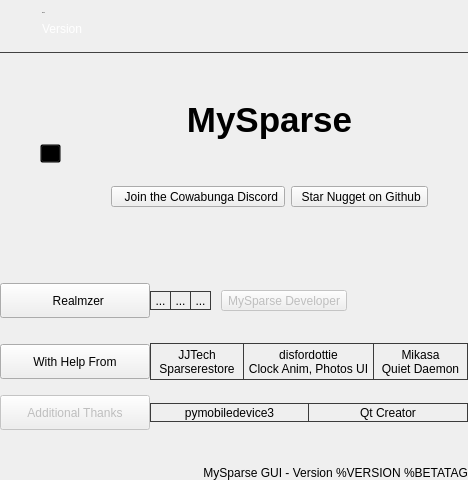
            <widget class="QWidget" name="homePage">
             <property name="font">
              <font>
               <family>.AppleSystemUIFont</family>
              </font>
             </property>
             <layout class="QVBoxLayout" name="verticalLayout_2">
              <property name="leftMargin">
               <number>0</number>
              </property>
              <property name="topMargin">
               <number>0</number>
              </property>
              <property name="rightMargin">
               <number>0</number>
              </property>
              <property name="bottomMargin">
               <number>0</number>
              </property>
              <item>
               <widget class="QWidget" name="horizontalWidget" native="true">
                <layout class="QHBoxLayout" name="horizontalLayout">
                 <property name="spacing">
                  <number>10</number>
                 </property>
                 <property name="leftMargin">
                  <number>0</number>
                 </property>
                 <property name="topMargin">
                  <number>9</number>
                 </property>
                 <property name="rightMargin">
                  <number>0</number>
                 </property>
                 <property name="bottomMargin">
                  <number>9</number>
                 </property>
                 <item>
                  <widget class="QToolButton" name="toolButton_9">
                   <property name="enabled">
                    <bool>false</bool>
                   </property>
                   <property name="styleSheet">
                    <string notr="true">QToolButton {
	icon-size: 24px;
	background-color: transparent;
	padding-left: 0px;
	padding-right: 5px;
	border-radius: 0px;
}</string>
                   </property>
                   <property name="icon">
                    <iconset>
                     <normaloff>:/icon/phone.svg</normaloff>:/icon/phone.svg</iconset>
                   </property>
                  </widget>
                 </item>
                 <item>
                  <widget class="QWidget" name="verticalWidget" native="true">
                   <layout class="QVBoxLayout" name="verticalLayout_3">
                    <property name="spacing">
                     <number>6</number>
                    </property>
                    <property name="leftMargin">
                     <number>0</number>
                    </property>
                    <property name="topMargin">
                     <number>0</number>
                    </property>
                    <property name="rightMargin">
                     <number>0</number>
                    </property>
                    <property name="bottomMargin">
                     <number>0</number>
                    </property>
                    <item>
                     <widget class="QLabel" name="phoneNameLbl">
                      <property name="font">
                       <font>
                        <pointsize>-1</pointsize>
                        <bold>false</bold>
                       </font>
                      </property>
                      <property name="text">
                       <string>Phone</string>
                      </property>
                     </widget>
                    </item>
                    <item>
                     <widget class="QLabel" name="phoneVersionLbl">
                      <property name="cursor">
                       <cursorShape>PointingHandCursor</cursorShape>
                      </property>
                      <property name="text">
                       <string>&lt;a style=&quot;text-decoration:none; color: white&quot; href=&quot;#&quot;&gt;Version&lt;/a&gt;</string>
                      </property>
                      <property name="textFormat">
                       <enum>Qt::RichText</enum>
                      </property>
                      <property name="openExternalLinks">
                       <bool>false</bool>
                      </property>
                     </widget>
                    </item>
                   </layout>
                  </widget>
                 </item>
                 <item>
                  <spacer name="horizontalSpacer_3">
                   <property name="orientation">
                    <enum>Qt::Horizontal</enum>
                   </property>
                   <property name="sizeHint" stdset="0">
                    <size>
                     <width>40</width>
                     <height>20</height>
                    </size>
                   </property>
                  </spacer>
                 </item>
                </layout>
               </widget>
              </item>
              <item>
               <widget class="Line" name="line_4">
                <property name="styleSheet">
                 <string notr="true">QFrame {
	color: #414141;
}</string>
                </property>
                <property name="frameShadow">
                 <enum>QFrame::Plain</enum>
                </property>
                <property name="orientation">
                 <enum>Qt::Horizontal</enum>
                </property>
               </widget>
              </item>
              <item>
               <widget class="QWidget" name="horizontalWidget" native="true">
                <layout class="QHBoxLayout" name="horizontalLayout_27">
                 <property name="spacing">
                  <number>50</number>
                 </property>
                 <property name="leftMargin">
                  <number>0</number>
                 </property>
                 <property name="topMargin">
                  <number>0</number>
                 </property>
                 <property name="rightMargin">
                  <number>0</number>
                 </property>
                 <property name="bottomMargin">
                  <number>0</number>
                 </property>
                 <item>
                  <spacer name="horizontalSpacer_2">
                   <property name="orientation">
                    <enum>Qt::Horizontal</enum>
                   </property>
                   <property name="sizeHint" stdset="0">
                    <size>
                     <width>40</width>
                     <height>20</height>
                    </size>
                   </property>
                  </spacer>
                 </item>
                 <item>
                  <widget class="QToolButton" name="bigNuggetBtn">
                   <property name="styleSheet">
                    <string notr="true">QToolButton {
	background-color: transparent;
	padding: 0px;
}</string>
                   </property>
                   <property name="text">
                    <string>...</string>
                   </property>
                   <property name="icon">
                    <iconset>
                     <normaloff>:/credits/big_nugget.png</normaloff>:/credits/big_nugget.png</iconset>
                   </property>
                   <property name="iconSize">
                    <size>
                     <width>150</width>
                     <height>200</height>
                    </size>
                   </property>
                  </widget>
                 </item>
                 <item>
                  <widget class="QWidget" name="verticalWidget" native="true">
                   <layout class="QVBoxLayout" name="verticalLayout_26">
                    <property name="leftMargin">
                     <number>0</number>
                    </property>
                    <property name="topMargin">
                     <number>0</number>
                    </property>
                    <property name="rightMargin">
                     <number>0</number>
                    </property>
                    <property name="bottomMargin">
                     <number>0</number>
                    </property>
                    <item>
                     <spacer name="verticalSpacer_11">
                      <property name="orientation">
                       <enum>Qt::Vertical</enum>
                      </property>
                      <property name="sizeHint" stdset="0">
                       <size>
                        <width>20</width>
                        <height>40</height>
                       </size>
                      </property>
                     </spacer>
                    </item>
                    <item>
                     <widget class="QLabel" name="label_2">
                      <property name="font">
                       <font>
                        <pointsize>-1</pointsize>
                        <bold>true</bold>
                       </font>
                      </property>
                      <property name="styleSheet">
                       <string notr="true">QLabel {
	font-size: 35px;
}</string>
                      </property>
                      <property name="text">
                       <string>MySparse</string>
                      </property>
                      <property name="alignment">
                       <set>Qt::AlignCenter</set>
                      </property>
                     </widget>
                    </item>
                    <item>
                     <spacer name="verticalSpacer_12">
                      <property name="orientation">
                       <enum>Qt::Vertical</enum>
                      </property>
                      <property name="sizeHint" stdset="0">
                       <size>
                        <width>20</width>
                        <height>40</height>
                       </size>
                      </property>
                     </spacer>
                    </item>
                    <item>
                     <layout class="QHBoxLayout" name="horizontalLayout_8">
                      <property name="rightMargin">
                       <number>0</number>
                      </property>
                      <property name="bottomMargin">
                       <number>0</number>
                      </property>
                      <item>
                       <widget class="QToolButton" name="discordBtn">
                        <property name="text">
                         <string>  Join the Cowabunga Discord</string>
                        </property>
                        <property name="icon">
                         <iconset>
                          <normaloff>:/icon/discord.svg</normaloff>:/icon/discord.svg</iconset>
                        </property>
                        <property name="toolButtonStyle">
                         <enum>Qt::ToolButtonTextBesideIcon</enum>
                        </property>
                       </widget>
                      </item>
                      <item>
                       <widget class="QToolButton" name="starOnGithubBtn">
                        <property name="text">
                         <string> Star Nugget on Github</string>
                        </property>
                        <property name="icon">
                         <iconset>
                          <normaloff>:/icon/star.svg</normaloff>:/icon/star.svg</iconset>
                        </property>
                        <property name="toolButtonStyle">
                         <enum>Qt::ToolButtonTextBesideIcon</enum>
                        </property>
                       </widget>
                      </item>
                     </layout>
                    </item>
                    <item>
                     <spacer name="verticalSpacer_4">
                      <property name="orientation">
                       <enum>Qt::Vertical</enum>
                      </property>
                      <property name="sizeHint" stdset="0">
                       <size>
                        <width>20</width>
                        <height>40</height>
                       </size>
                      </property>
                     </spacer>
                    </item>
                   </layout>
                  </widget>
                 </item>
                 <item>
                  <spacer name="horizontalSpacer_12">
                   <property name="orientation">
                    <enum>Qt::Horizontal</enum>
                   </property>
                   <property name="sizeHint" stdset="0">
                    <size>
                     <width>40</width>
                     <height>20</height>
                    </size>
                   </property>
                  </spacer>
                 </item>
                </layout>
               </widget>
              </item>
              <item>
               <widget class="QWidget" name="verticalWidget_2" native="true">
                <layout class="QVBoxLayout" name="verticalLayout_25">
                 <property name="spacing">
                  <number>15</number>
                 </property>
                 <property name="leftMargin">
                  <number>0</number>
                 </property>
                 <property name="topMargin">
                  <number>30</number>
                 </property>
                 <property name="rightMargin">
                  <number>0</number>
                 </property>
                 <property name="bottomMargin">
                  <number>30</number>
                 </property>
                 <item>
                  <widget class="QWidget" name="horizontalWidget" native="true">
                   <property name="enabled">
                    <bool>true</bool>
                   </property>
                   <layout class="QHBoxLayout" name="horizontalLayout_6">
                    <property name="spacing">
                     <number>0</number>
                    </property>
                    <property name="leftMargin">
                     <number>0</number>
                    </property>
                    <property name="topMargin">
                     <number>0</number>
                    </property>
                    <property name="rightMargin">
                     <number>0</number>
                    </property>
                    <property name="bottomMargin">
                     <number>0</number>
                    </property>
                    <item>
                     <widget class="QToolButton" name="leminBtn">
                      <property name="enabled">
                       <bool>true</bool>
                      </property>
                      <property name="minimumSize">
                       <size>
                        <width>150</width>
                        <height>35</height>
                       </size>
                      </property>
                      <property name="toolTip">
                       <string/>
                      </property>
                      <property name="styleSheet">
                       <string notr="true">QToolButton {
	background: none;
}</string>
                      </property>
                      <property name="text">
                       <string>  Realmzer</string>
                      </property>
                      <property name="icon">
                       <iconset>
                        <normaloff>:/credits/LeminLimez.png</normaloff>:/credits/LeminLimez.png</iconset>
                      </property>
                      <property name="toolButtonStyle">
                       <enum>Qt::ToolButtonTextBesideIcon</enum>
                      </property>
                     </widget>
                    </item>
                    <item>
                     <widget class="QToolButton" name="leminTwitterBtn">
                      <property name="styleSheet">
                       <string notr="true">QToolButton {
	border-top-right-radius: 0px;
	border-bottom-right-radius: 0px;
	background: none;
	border: 1px solid #3b3b3b;
}

QToolButton:pressed {
    background-color: #535353;
    color: #FFFFFF;
}</string>
                      </property>
                      <property name="text">
                       <string>...</string>
                      </property>
                      <property name="icon">
                       <iconset>
                        <normaloff>:/icon/twitter.svg</normaloff>:/icon/twitter.svg</iconset>
                      </property>
                     </widget>
                    </item>
                    <item>
                     <widget class="QToolButton" name="leminGithubBtn">
                      <property name="styleSheet">
                       <string notr="true">QToolButton {
	border-radius: 0px;
	background: none;
	border: 1px solid #3b3b3b;
	border-left: none;
}

QToolButton:pressed {
    background-color: #535353;
    color: #FFFFFF;
}</string>
                      </property>
                      <property name="text">
                       <string>...</string>
                      </property>
                      <property name="icon">
                       <iconset>
                        <normaloff>:/icon/github.svg</normaloff>:/icon/github.svg</iconset>
                      </property>
                     </widget>
                    </item>
                    <item>
                     <widget class="QToolButton" name="leminKoFiBtn">
                      <property name="styleSheet">
                       <string notr="true">QToolButton {
	border-top-left-radius: 0px;
	border-bottom-left-radius: 0px;
	background: none;
	border: 1px solid #3b3b3b;
	border-left: none;
}

QToolButton:pressed {
    background-color: #535353;
    color: #FFFFFF;
}</string>
                      </property>
                      <property name="text">
                       <string>...</string>
                      </property>
                      <property name="icon">
                       <iconset>
                        <normaloff>:/icon/currency-dollar.svg</normaloff>:/icon/currency-dollar.svg</iconset>
                      </property>
                     </widget>
                    </item>
                    <item>
                     <spacer name="horizontalSpacer">
                      <property name="orientation">
                       <enum>Qt::Horizontal</enum>
                      </property>
                      <property name="sizeType">
                       <enum>QSizePolicy::Fixed</enum>
                      </property>
                      <property name="sizeHint" stdset="0">
                       <size>
                        <width>10</width>
                        <height>20</height>
                       </size>
                      </property>
                     </spacer>
                    </item>
                    <item>
                     <widget class="QToolButton" name="toolButton_14">
                      <property name="enabled">
                       <bool>false</bool>
                      </property>
                      <property name="sizePolicy">
                       <sizepolicy hsizetype="Expanding" vsizetype="Fixed">
                        <horstretch>0</horstretch>
                        <verstretch>0</verstretch>
                       </sizepolicy>
                      </property>
                      <property name="styleSheet">
                       <string notr="true">QToolButton {
	background: none;
}</string>
                      </property>
                      <property name="text">
                       <string>MySparse Developer</string>
                      </property>
                     </widget>
                    </item>
                    <item>
                     <spacer name="horizontalSpacer_5">
                      <property name="orientation">
                       <enum>Qt::Horizontal</enum>
                      </property>
                      <property name="sizeType">
                       <enum>QSizePolicy::Expanding</enum>
                      </property>
                      <property name="sizeHint" stdset="0">
                       <size>
                        <width>40</width>
                        <height>20</height>
                       </size>
                      </property>
                     </spacer>
                    </item>
                   </layout>
                  </widget>
                 </item>
                 <item>
                  <spacer name="verticalSpacer_16">
                   <property name="orientation">
                    <enum>Qt::Vertical</enum>
                   </property>
                   <property name="sizeType">
                    <enum>QSizePolicy::Fixed</enum>
                   </property>
                   <property name="sizeHint" stdset="0">
                    <size>
                     <width>20</width>
                     <height>10</height>
                    </size>
                   </property>
                  </spacer>
                 </item>
                 <item>
                  <widget class="QWidget" name="horizontalWidget_2" native="true">
                   <layout class="QHBoxLayout" name="horizontalLayout_2">
                    <property name="spacing">
                     <number>0</number>
                    </property>
                    <property name="leftMargin">
                     <number>0</number>
                    </property>
                    <property name="topMargin">
                     <number>0</number>
                    </property>
                    <property name="rightMargin">
                     <number>0</number>
                    </property>
                    <property name="bottomMargin">
                     <number>0</number>
                    </property>
                    <item>
                     <widget class="QToolButton" name="helpFromBtn">
                      <property name="enabled">
                       <bool>true</bool>
                      </property>
                      <property name="minimumSize">
                       <size>
                        <width>150</width>
                        <height>35</height>
                       </size>
                      </property>
                      <property name="styleSheet">
                       <string notr="true">QToolButton {
	background: none;
}</string>
                      </property>
                      <property name="text">
                       <string>With Help From</string>
                      </property>
                      <property name="toolButtonStyle">
                       <enum>Qt::ToolButtonTextBesideIcon</enum>
                      </property>
                     </widget>
                    </item>
                    <item>
                     <widget class="QToolButton" name="jjtechBtn">
                      <property name="sizePolicy">
                       <sizepolicy hsizetype="Expanding" vsizetype="Fixed">
                        <horstretch>0</horstretch>
                        <verstretch>0</verstretch>
                       </sizepolicy>
                      </property>
                      <property name="minimumSize">
                       <size>
                        <width>0</width>
                        <height>37</height>
                       </size>
                      </property>
                      <property name="styleSheet">
                       <string notr="true">QToolButton {
	border-top-right-radius: 0px;
	border-bottom-right-radius: 0px;
	background: none;
	border: 1px solid #3b3b3b;
}

QToolButton:pressed {
    background-color: #535353;
    color: #FFFFFF;
}</string>
                      </property>
                      <property name="text">
                       <string>JJTech
Sparserestore</string>
                      </property>
                     </widget>
                    </item>
                    <item>
                     <widget class="QToolButton" name="disfordottieBtn">
                      <property name="sizePolicy">
                       <sizepolicy hsizetype="Expanding" vsizetype="Fixed">
                        <horstretch>0</horstretch>
                        <verstretch>0</verstretch>
                       </sizepolicy>
                      </property>
                      <property name="minimumSize">
                       <size>
                        <width>0</width>
                        <height>37</height>
                       </size>
                      </property>
                      <property name="styleSheet">
                       <string notr="true">QToolButton {
	border-radius: 0px;
	background: none;
	border: 1px solid #3b3b3b;
	border-left: none;
}

QToolButton:pressed {
    background-color: #535353;
    color: #FFFFFF;
}</string>
                      </property>
                      <property name="text">
                       <string>disfordottie
Clock Anim, Photos UI</string>
                      </property>
                     </widget>
                    </item>
                    <item>
                     <widget class="QToolButton" name="mikasaBtn">
                      <property name="sizePolicy">
                       <sizepolicy hsizetype="Expanding" vsizetype="Fixed">
                        <horstretch>0</horstretch>
                        <verstretch>0</verstretch>
                       </sizepolicy>
                      </property>
                      <property name="minimumSize">
                       <size>
                        <width>0</width>
                        <height>37</height>
                       </size>
                      </property>
                      <property name="styleSheet">
                       <string notr="true">QToolButton {
	border-top-left-radius: 0px;
	border-bottom-left-radius: 0px;
	background: none;
	border: 1px solid #3b3b3b;
	border-left: none;
}

QToolButton:pressed {
    background-color: #535353;
    color: #FFFFFF;
}</string>
                      </property>
                      <property name="text">
                       <string>Mikasa
Quiet Daemon</string>
                      </property>
                     </widget>
                    </item>
                   </layout>
                  </widget>
                 </item>
                 <item>
                  <widget class="QWidget" name="horizontalWidget" native="true">
                   <layout class="QHBoxLayout" name="horizontalLayout_24">
                    <property name="spacing">
                     <number>0</number>
                    </property>
                    <property name="leftMargin">
                     <number>0</number>
                    </property>
                    <property name="topMargin">
                     <number>0</number>
                    </property>
                    <property name="rightMargin">
                     <number>0</number>
                    </property>
                    <property name="bottomMargin">
                     <number>0</number>
                    </property>
                    <item>
                     <widget class="QToolButton" name="toolButton_15">
                      <property name="enabled">
                       <bool>false</bool>
                      </property>
                      <property name="minimumSize">
                       <size>
                        <width>150</width>
                        <height>35</height>
                       </size>
                      </property>
                      <property name="styleSheet">
                       <string notr="true">QToolButton {
	background: none;
}</string>
                      </property>
                      <property name="text">
                       <string>Additional Thanks</string>
                      </property>
                     </widget>
                    </item>
                    <item>
                     <widget class="QToolButton" name="libiBtn">
                      <property name="sizePolicy">
                       <sizepolicy hsizetype="Expanding" vsizetype="Fixed">
                        <horstretch>0</horstretch>
                        <verstretch>0</verstretch>
                       </sizepolicy>
                      </property>
                      <property name="styleSheet">
                       <string notr="true">QToolButton {
	border-top-right-radius: 0px;
	border-bottom-right-radius: 0px;
	background: none;
	border: 1px solid #3b3b3b;
}

QToolButton:pressed {
    background-color: #535353;
    color: #FFFFFF;
}</string>
                      </property>
                      <property name="text">
                       <string>pymobiledevice3</string>
                      </property>
                     </widget>
                    </item>
                    <item>
                     <widget class="QToolButton" name="qtBtn">
                      <property name="sizePolicy">
                       <sizepolicy hsizetype="Expanding" vsizetype="Fixed">
                        <horstretch>0</horstretch>
                        <verstretch>0</verstretch>
                       </sizepolicy>
                      </property>
                      <property name="styleSheet">
                       <string notr="true">QToolButton {
	border-top-left-radius: 0px;
	border-bottom-left-radius: 0px;
	background: none;
	border: 1px solid #3b3b3b;
	border-left: none;
}

QToolButton:pressed {
    background-color: #535353;
    color: #FFFFFF;
}</string>
                      </property>
                      <property name="text">
                       <string>Qt Creator</string>
                      </property>
                     </widget>
                    </item>
                   </layout>
                  </widget>
                 </item>
                </layout>
               </widget>
              </item>
              <item>
               <widget class="QLabel" name="appVersionLbl">
                <property name="text">
                 <string>MySparse GUI - Version %VERSION %BETATAG</string>
                </property>
                <property name="alignment">
                 <set>Qt::AlignRight|Qt::AlignTrailing|Qt::AlignVCenter</set>
                </property>
               </widget>
              </item>
             </layout>
            </widget>
